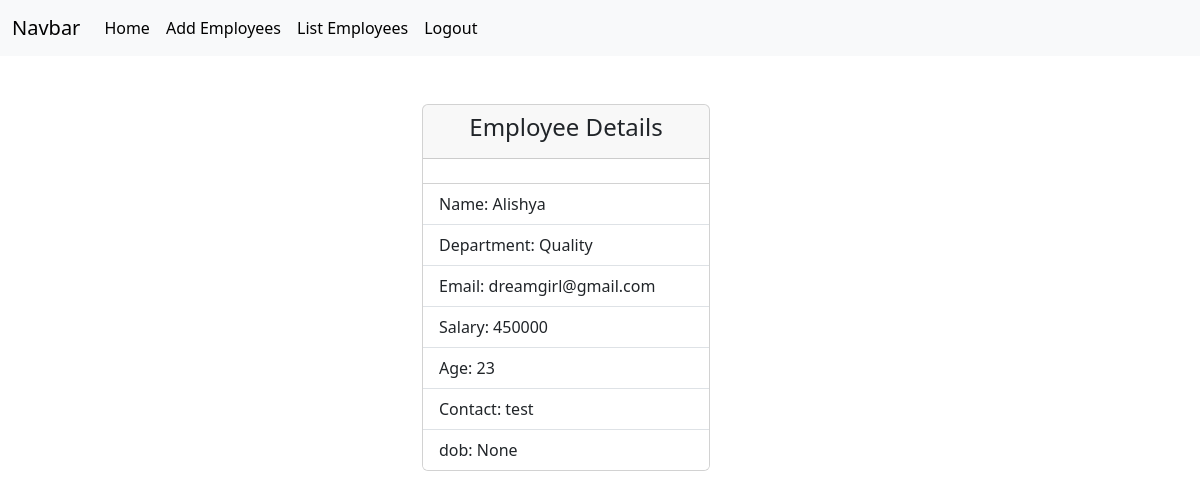
/employees/3 (signed in), run on the app's committed database.
### crm/models.py (models this page shows, shortened)
class Employees(models.Model):
    name=models.CharField(max_length=100)
    department=models.CharField(max_length=100)
    salary=models.PositiveIntegerField()
    email=models.EmailField(unique=True)
    age=models.PositiveIntegerField()
    contact=models.CharField(null=True,max_length=10)
    profile_pic=models.ImageField(upload_to="images",null=True)
    dob=models.DateField(null=True,blank=True)

### crm/views.py (the view)
# urls.py: path('employees/<int:pk>',views.EmployeeDetailView.as_view(),name="emp-details"),
@method_decorator(Signin_required,name="dispatch")
class EmployeeDetailView(View):
    def get(self,request,*args,**kwargs):
        id=kwargs.get("pk")
        qs=Employees.objects.get(id=id)
        return render(request,"emp_detail.html",{"data":qs})

### crm/views.py (called while the page is built)
def Signin_required(fn):
    def wrapper(request,*args,**kwargs):
        if not request.user.is_authenticated:
            messages.error(request,"invalid session")
            return redirect("signin")
        else:
            return fn(request,*args,**kwargs)
    return wrapper

### crm/templates/emp_detail.html (shortened to what this page needs)
{%extends 'base.html'%}
{%block body_block%}
<div class="container">
    <div class="row">
        <div class="col-4"></div>
        <div class="col-4 mt-5">
            <div>
                <div class="card" style="width: 18rem;">
                    <div class="card-header">
                        <h4 style="text-align: center;">                  Employee Details                    </h4>
                    </div>
                    <div>
                    </div>
                    <ul class="list-group list-group-flush">
                      <li class="list-group-item">Name: {{data.name}}</li>
                      <li class="list-group-item">Department: {{data.department}}</li>
                      <li class="list-group-item">Email: {{data.email}}</li>
                      <li class="list-group-item">Salary: {{data.salary}}</li>
                      <li class="list-group-item">Age: {{data.age}}</li>
                      <li class="list-group-item">Contact: {{data.contact}}</li>
                      <li class="list-group-item">dob: {{data.dob}}</li>
                    </ul>
                  </div>
            </div>
        </div>
        <div class="col-4"></div>
    </div>
    </div>
    {%endblock%}

### data on the page
Employees: name "Alishya", department "Quality", email "dreamgirl@gmail.com", salary "450000", age "23", contact "test", dob "None"
